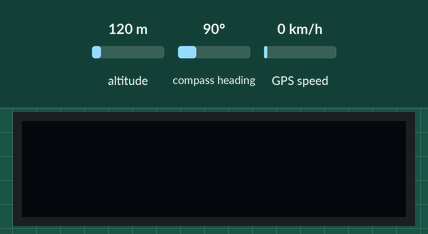
Simulated run of this sketch. Board: Arduino Uno, built with avr-gcc and run on an emulated ATmega328P. Parts: 128×32 one-colour display. The inputs (shaded band) are chosen by the test bench; at power-on: GPS speed 0 km/h, altitude 120 m, compass heading 90°. The GPS gets a fix after 3 s at 37.7749, -122.4194 with 8 satellites; what the sketch prints to the serial monitor is not drawn.

Above: at 1.2 s.
1.3 s: GPS speed set to 30 km/h
At 3.6 s:
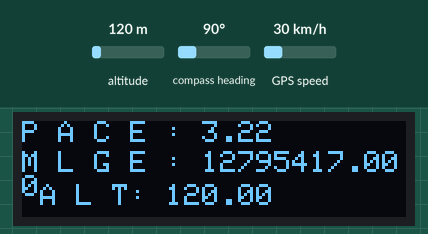
6.6 s: GPS speed set to 2 km/h
At 8.6 s:
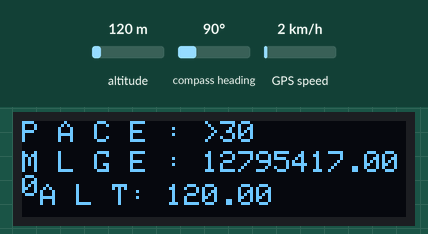
12.2 s: altitude set to 20 m
At 14.2 s:
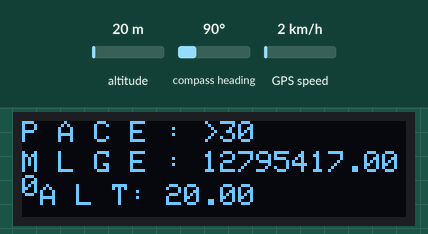
17.0 s: altitude set to 250 m
At 17.9 s:
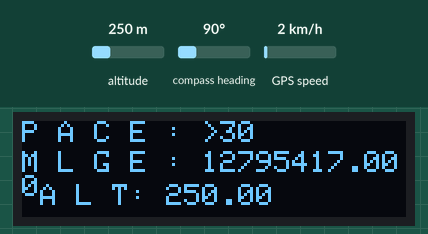
Timing chart, 0 to 20.0 s (numbered marks = the images above; inputs shaded):
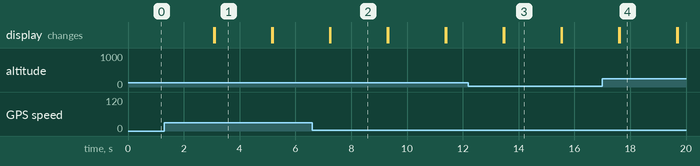

The sketch:

blank_sketch.ino
```cpp
#include <TinyGPS++.h>
#include <SoftwareSerial.h>
#include <Wire.h>
#include <Adafruit_GFX.h>
#include <Adafruit_SSD1306.h>

#define color WHITE

//variables for pace data
float spd;
float pace;
float mlge;

//variables for mileage data
float mileage=0;
float longitude;
float latitude;

//variables for altitude data
float altini;
float deltalt;
float totalalt;

SoftwareSerial ss(3,4);
TinyGPSPlus gps;

Adafruit_SSD1306 display(128,32,&Wire,4);

void setup()
{
  Serial.begin(115200);
  ss.begin(9600);
  if(!display.begin(SSD1306_SWITCHCAPVCC, 0x3C)) {
    Serial.println(F("Allocation failed"));
    for(;;);
 }

 display.clearDisplay();

 longitude = gps.location.lng();
 latitude = gps.location.lat();

}

void loop()
{
 //if software serial is working
 while(ss.available()>0){

  //read the data
  gps.encode(ss.read());

  //check if location is being recieved
  if(gps.location.isUpdated()){
    Serial.print("Latitude = ");
    Serial.print(gps.location.lat(),6);
    Serial.print("Longitude = ");
    Serial.println(gps.location.lng(),6);
    Serial.print("Speed = ");
    Serial.println(gps.speed.mph(),6);
    spd = gps.speed.mph();
    pace = ((1/spd)*60);
    Serial.println(pace,3);
    display.clearDisplay();

    float newlong = gps.location.lng();
    float newlat = gps.location.lat();

    Serial.print("Mileage: ");
    float changeinmileage = haversine(latitude, longitude, newlat, newlong);
    mileage+=changeinmileage;
    Serial.println((int) mileage);

    latitude = newlat;
    longitude = newlong;

    Serial.print("Change in altitude (m): ");
    float newalt = gps.altitude.meters();
    deltalt = newalt - altini;
    Serial.println(deltalt);

    printPacebyPRINT(0,0);
    printMLGEbyPRINT(0,10);
    printPOSTbyPRINT(0,21);

    delay(2000);

  }
 }
}
void printPacebyPRINT(int xCursor, int yCursor){
display.setCursor(xCursor,yCursor);
display.setTextSize(1);
display.setTextColor(color);
display.print("P A C E : ");
if (pace>30){
  display.print(">30 ");
}
else if(pace>20){
  display.print((int) pace);
}
else if(pace>10){
  display.print(pace,1);
}
else{
  display.print(pace,2);
}
display.display();

}
void printMLGEbyPRINT(int xCursor, int yCursor){
display.setCursor(xCursor,yCursor);
display.setTextSize(1);
display.setTextColor(color);
display.print("M L G E : ");
display.print(mileage, 3);
display.display();
}
void printPOSTbyPRINT(int xCursor,int yCursor){
display.setCursor(xCursor,yCursor);
display.setTextSize(1);
display.setTextColor(color);
display.print(" A L T: ");
display.print(deltalt);
display.display();
  }
double haversine(double lat1, double lon1, double lat2, double lon2) {
    const double rEarth = 6371000.0; // in meters
    double x = pow( sin( ((lat2 - lat1)*M_PI/180.0) / 2.0), 2.0 );
    double y = cos(lat1*M_PI/180.0) * cos(lat2*M_PI/180.0);
    double z = pow( sin( ((lon2 - lon1)*M_PI/180.0) / 2.0), 2.0 );
    double a = x + y * z;
    double c = 2.0 * atan2(sqrt(a), sqrt(1.0-a));
    double d = rEarth * c;
    // Serial.printlnf("%12.9f, %12.9f, %12.9f, %12.9f, %12.9f, %12.9f", x, y, z, a, c, d);
    return d; // in meters
}
```

Measured:
- after the input at 1.3 s, the display: first changes after 1.8 s (image 1 shows a later state)
- after the input at 6.6 s, the display: first changes after 0.63 s (image 2 shows a later state)
- after the input at 12.2 s, the display: first differs from a run without the input after 1.3 s (image 3)
- after the input at 17.0 s, the display: first differs from a run without the input after 0.63 s (image 4)
- what the display in image 1 shows lasts 2.1 s, from 3.1 s to 5.2 s
